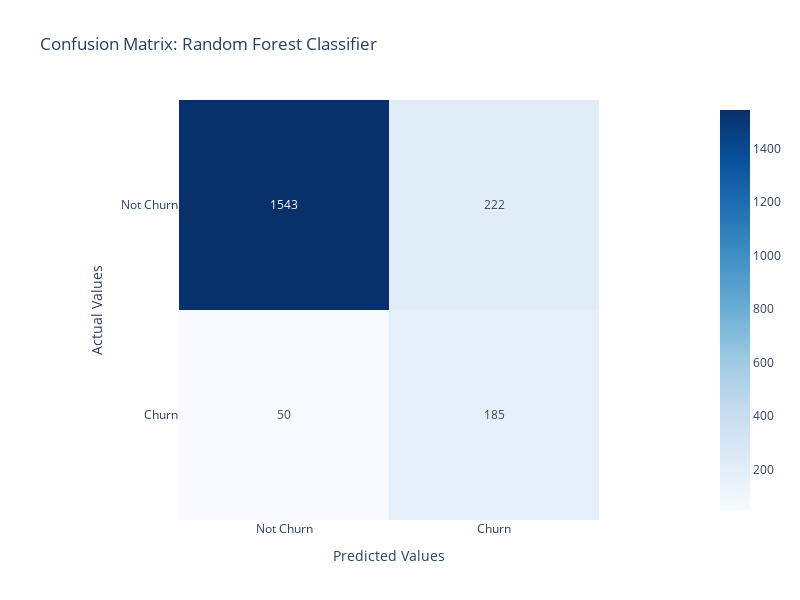

The cell this chart's notebook holds for it:
### Code cell
import plotly.express as px
data = cf_matrix_rfc
fig = px.imshow(data,text_auto=True, width=700, height=700, title="of Countries", labels=dict(x="Predicted Values", y="Actual Values"), 
                x=['Not Churn','Churn'],
                y=['Not Churn','Churn'],
                color_continuous_scale="Blues")
fig.update_layout(height=600, width=800, title_text="Confusion Matrix: Random Forest Classifier")
fig.update_xaxes(side='bottom')
fig.show()

### Figure 1 — Plotly figure (JSON) as saved in the notebook; plotly's stock layout.template omitted (floating-point values rounded to 4 significant figures)
{"data": [{"coloraxis": "coloraxis", "hovertemplate": "Predicted Values: %{x}<br>Actual Values: %{y}<br>color: %{z}<extra></extra>", "name": "0", "texttemplate": "%{z}", "type": "heatmap", "x": ["Not Churn", "Churn"], "xaxis": "x", "y": ["Not Churn", "Churn"], "yaxis": "y", "z": [[1543, 222], [50, 185]]}], "layout": {"coloraxis": {"colorscale": [[0, "rgb(247,251,255)"], [0.125, "rgb(222,235,247)"], [0.25, "rgb(198,219,239)"], [0.375, "rgb(158,202,225)"], [0.5, "rgb(107,174,214)"], [0.625, "rgb(66,146,198)"], [0.75, "rgb(33,113,181)"], [0.875, "rgb(8,81,156)"], [1, "rgb(8,48,107)"]]}, "height": 600, "title": {"text": "Confusion Matrix: Random Forest Classifier"}, "width": 800, "xaxis": {"anchor": "y", "autorange": true, "constrain": "domain", "domain": [0.1585, 0.8415], "range": [-0.5, 1.5], "scaleanchor": "y", "side": "bottom", "title": {"text": "Predicted Values"}, "type": "category"}, "yaxis": {"anchor": "x", "autorange": true, "constrain": "domain", "domain": [0, 1], "range": [1.5, -0.5], "title": {"text": "Actual Values"}, "type": "category"}}}
